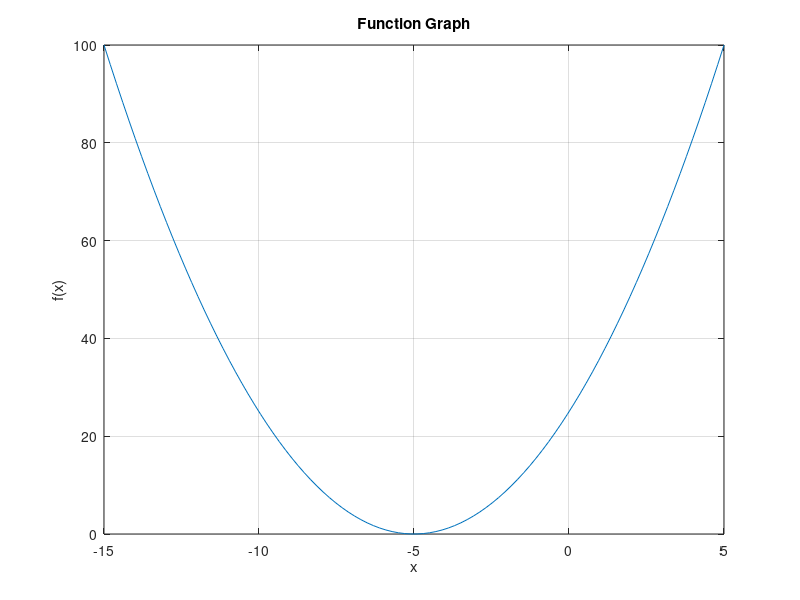

Source code (MATLAB): (Note: this script raises an error after producing the figure.)
f = @(x) x.^2 + 10*x + 25; 
f_prime = @(x) 2*x + 10;

figure;
x_vals = linspace(-15, 5, 100);
y_vals = f(x_vals);
plot(x_vals, y_vals);
grid on;
xlabel('x');
ylabel('f(x)');
title('Function Graph');

prompt = 'Enter initialization value: ';
init_value = input(prompt);

prompt = 'Enter minimum error: ';
error = input(prompt);

prompt = 'Enter number of iterations: ';
iter = input(prompt);

% Newton-Raphson yöntemi
[value_list, error_list] = newtonRaphson(f, f_prime, init_value, error, iter);

fprintf('Root: ');
disp(value_list);
fprintf('Error History(%%): ');
disp(error_list);


function [value_list, error_list] = newtonRaphson(f, f_prime, init_value, error, iter)
    value_list = [];
    error_list = [];
    value_list(1) = init_value;
    
    for i = 1:iter
        f_value = f(value_list(i));
        f_prime_value = f_prime(value_list(i));
        value_list(i+1) = value_list(i) - f_value / f_prime_value;
        error_list(i) = abs((value_list(i+1) - value_list(i))/value_list(i+1))*100;    
    end


    hold on;
    if error_list(end) <= error
        plot(value_list(end), f(value_list(end)), 'rx'); 
    else
        disp('You cannot reach minimum error with this iteration number.');
        plot(value_list(end), f(value_list(end)), 'rx');
    end
    title('Root Graph');


    figure;
    for i = 1:iter
            plot(error_list(i), i, 'ro');
            grid on;
            xlabel('Error');
            ylabel('Iteration');
            hold on;
    end
end
